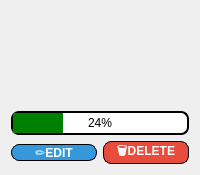
               <widget class="QWidget" name="page_39">
                <layout class="QGridLayout" name="gridLayout_30">
                 <item row="0" column="0">
                  <layout class="QGridLayout" name="gridLayout_14">
                   <item row="8" column="0" colspan="2">
                    <widget class="QProgressBar" name="progressBar_6">
                     <property name="styleSheet">
                      <string notr="true">QProgressBar {
    border: 2px solid #000000;
    border-radius: 8px;
    text-align: center;
    height: 20px;
color:black;
}
QProgressBar::chunk {
    background-color: green;
    width: 10px;
}</string>
                     </property>
                     <property name="value">
                      <number>24</number>
                     </property>
                    </widget>
                   </item>
                   <item row="2" column="0" colspan="2">
                    <widget class="QLabel" name="downpaymentLabel6">
                     <property name="text">
                      <string/>
                     </property>
                    </widget>
                   </item>
                   <item row="7" column="0" colspan="2">
                    <widget class="QLabel" name="monthLabel6">
                     <property name="text">
                      <string/>
                     </property>
                    </widget>
                   </item>
                   <item row="1" column="0" colspan="2">
                    <widget class="QLabel" name="incomeLabel6">
                     <property name="text">
                      <string/>
                     </property>
                    </widget>
                   </item>
                   <item row="0" column="0" colspan="2">
                    <widget class="QLabel" name="goalNameLabel6">
                     <property name="styleSheet">
                      <string notr="true">font: 700 14pt &quot;Segoe UI&quot;;
color:rgb(0,0,0);</string>
                     </property>
                     <property name="text">
                      <string/>
                     </property>
                    </widget>
                   </item>
                   <item row="9" column="0">
                    <widget class="QPushButton" name="edit6">
                     <property name="styleSheet">
                      <string notr="true">border: 0.5px solid black;
 background-color:  #3498db;
 color:white;     
border-radius: 8px;
 font-weight: bold;</string>
                     </property>
                     <property name="text">
                      <string>✏️EDIT</string>
                     </property>
                    </widget>
                   </item>
                   <item row="5" column="0" colspan="2">
                    <widget class="QLabel" name="remainingLabel6">
                     <property name="text">
                      <string/>
                     </property>
                    </widget>
                   </item>
                   <item row="9" column="1">
                    <widget class="QPushButton" name="delete_6">
                     <property name="styleSheet">
                      <string notr="true">border: 0.5px solid black;

 background-color: #e74c3c;   
        color:white;
     
        border-radius: 8px;
        
        font-weight: bold;</string>
                     </property>
                     <property name="text">
                      <string>🗑️DELETE</string>
                     </property>
                    </widget>
                   </item>
                  </layout>
                 </item>
                </layout>
               </widget>
